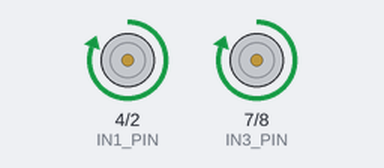
Bench run of a sketch on a simulated Arduino Uno, built with avr-gcc and run on an emulated ATmega328P. On the bench: motor-driver pin pairs drawn as motors (green arrow = first pin HIGH = forward, orange = second pin HIGH = backward, longer = more drive, scaled by the enable pin).

Above: at 1.5 s.
At 3.5 s:
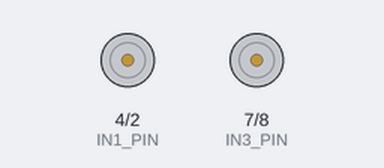
At 5.5 s:
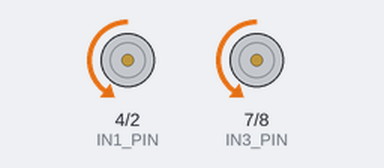
Timing chart, 0 to 10.4 s (numbered marks = the images above):
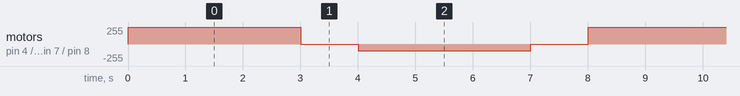

Measured:
- by itself, motor on pin 4 (IN1_PIN) / pin 2 (IN2_PIN), motor on pin 7 (IN3_PIN) / pin 8 (IN4_PIN): repeats every 8.0 s: stopped 1.0 s, backward 100/255 3.0 s, stopped 1.0 s, forward 255/255 3.0 s

The sketch:

sketch_oct4a.ino
```cpp
// Motor A Connections
#define ENA_PIN 3
#define IN1_PIN 4
#define IN2_PIN 2

// Motor B Connections
#define ENB_PIN 9
#define IN3_PIN 7
#define IN4_PIN 8

void setup() {
  // Set all control pins as outputs
  pinMode(ENA_PIN, OUTPUT);
  pinMode(IN1_PIN, OUTPUT);
  pinMode(IN2_PIN, OUTPUT);
  pinMode(ENB_PIN, OUTPUT);
  pinMode(IN3_PIN, OUTPUT);
  pinMode(IN4_PIN, OUTPUT);
}

void loop() {
  // 1. Move both motors FORWARD at medium speed (value between 0 and 255)
  analogWrite(ENA_PIN, 255);
  analogWrite(ENB_PIN, 255);

  digitalWrite(IN1_PIN, HIGH);
  digitalWrite(IN2_PIN, LOW);
  digitalWrite(IN3_PIN, HIGH);
  digitalWrite(IN4_PIN, LOW);
  delay(3000); // Run forward for 3 seconds

  // 2. Stop the motors
  digitalWrite(IN1_PIN, LOW);
  digitalWrite(IN2_PIN, LOW);
  digitalWrite(IN3_PIN, LOW);
  digitalWrite(IN4_PIN, LOW);
  delay(1000); // Stay stopped for 1 second

  // 3. Move both motors in REVERSE at full speed (255)
  analogWrite(ENA_PIN, 100);
  analogWrite(ENB_PIN, 100);

  digitalWrite(IN1_PIN, LOW);
  digitalWrite(IN2_PIN, HIGH);
  digitalWrite(IN3_PIN, LOW);
  digitalWrite(IN4_PIN, HIGH);
  delay(3000); // Run reverse for 3 seconds

  // 4. Stop the motors before repeating loop
  digitalWrite(IN1_PIN, LOW);
  digitalWrite(IN2_PIN, LOW);
  digitalWrite(IN3_PIN, LOW);
  digitalWrite(IN4_PIN, LOW);
  delay(1000);
}
```
